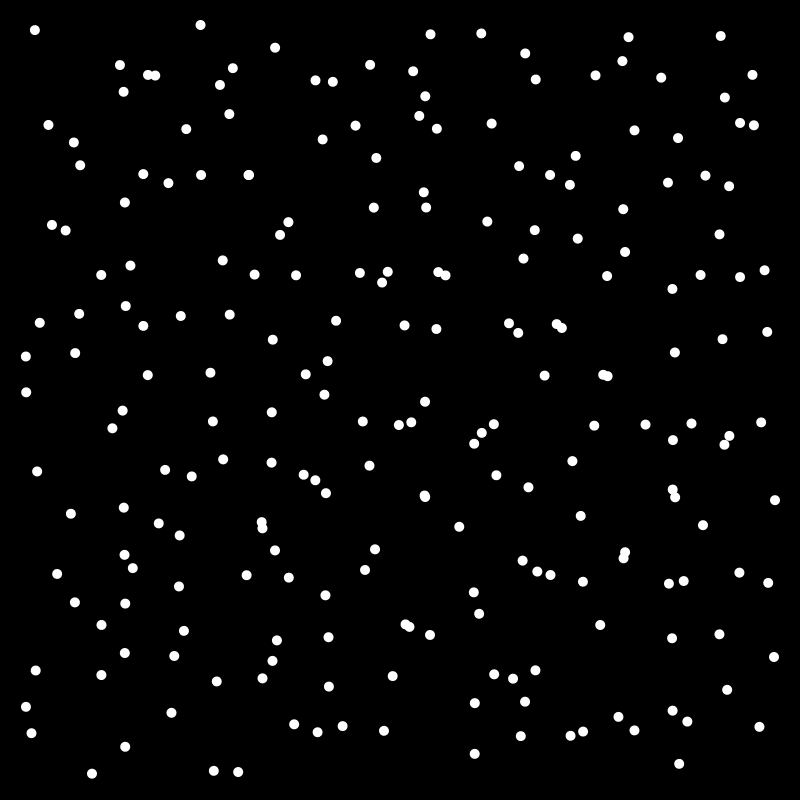
Frame 1 (no input)
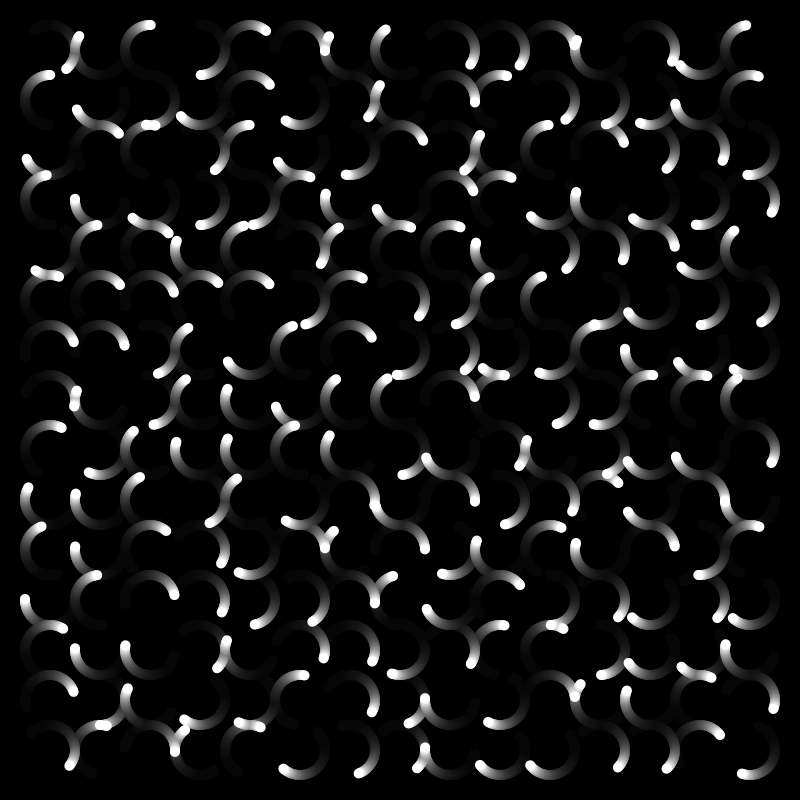
Frame 60 (the mouse pressed at the canvas centre just before this capture)
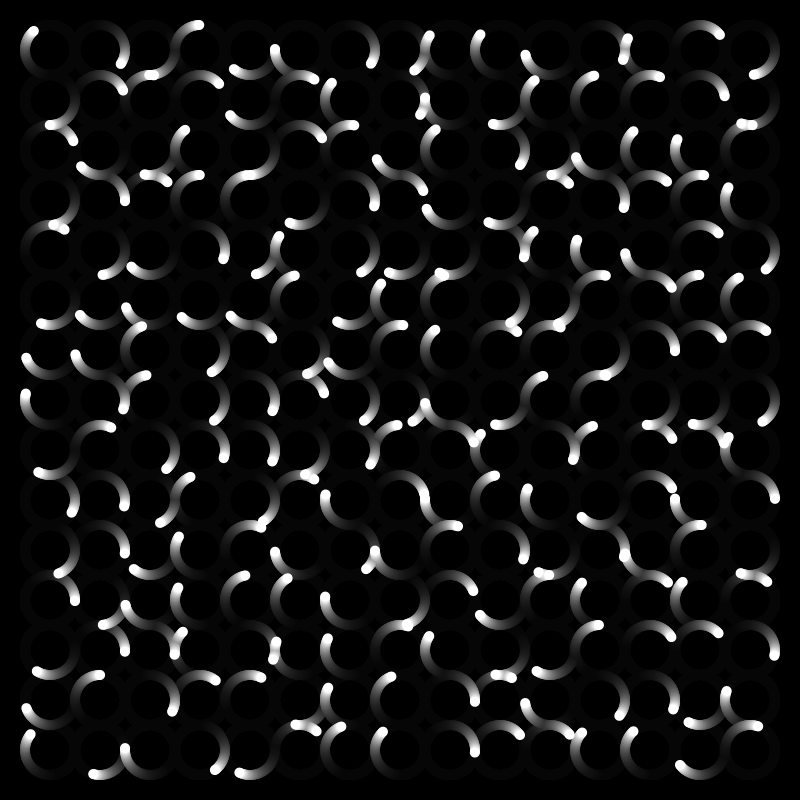
Frame 120 (the mouse held since frame 60 and released just before this capture)

The Processing sketch that drew these frames (run headless with seeded random() and noise(); from frame 60 on, the mouse is pressed at the canvas centre):

// Processing sketch: PushPopMatrixRotation
// ── PushPopMatrixRotation.pde
int numColumns = 15;
int numRows = 15;

int numElements = numColumns*numRows;

float[] angleArray = new float[numElements];

void setup() {
  size(800, 800);
  background(0);

  for (int index = 0; index < angleArray.length; index++) {
    angleArray[index] = random(0, 360);
  }

  noStroke();
}

void draw() {
  fill(0, 20);
  rect(0, 0, width, height);

  int borderX = 50;
  int stepX = 50;
  int borderY = 50;
  int stepY = 50;

  int mySize = 10;
  float speed = 3;

  fill(255);
  for (int row = 0; row < numRows; row++) {
    for (int column = 0; column < numColumns; column++) {
      pushMatrix();
      translate(borderX + stepX*column, borderY + stepY*row);
      float thisAngle = angleArray[column*numColumns + row];
      rotate(radians(thisAngle));
      ellipse(stepX/2, 0, mySize, mySize);
      popMatrix();

      angleArray[column*numColumns + row] += speed;
    }
  }
}
